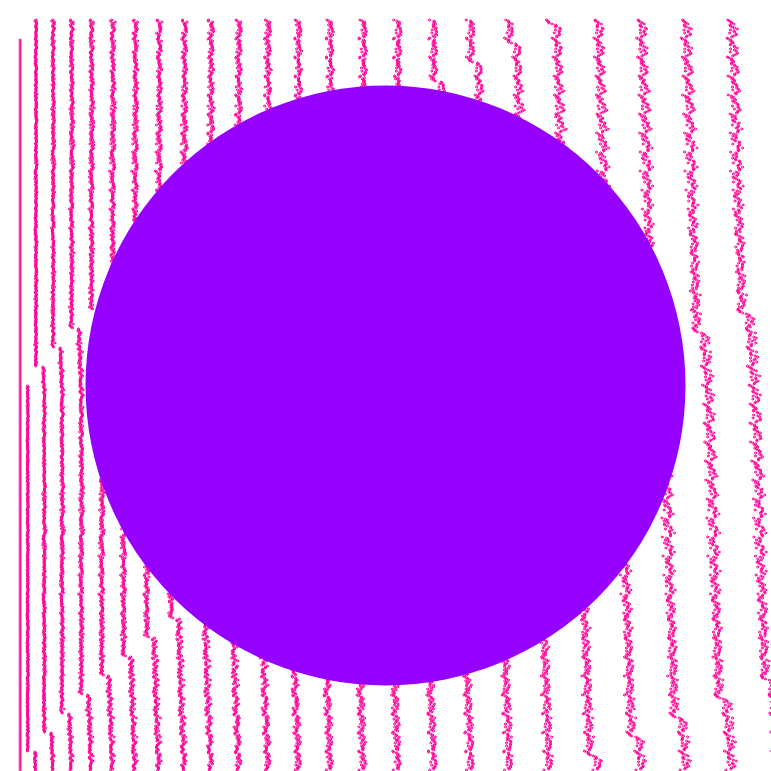
Frame 1 (no input)
Frame 60 (no input): identical to frame 1, image omitted
Frame 120 (the mouse pressed at the canvas centre since frame 60): identical to frame 1, image omitted

The p5.js sketch that drew this single still picture (run headless with seeded random() and noise() and a simulated clock; from frame 60 on, the mouse is pressed at the canvas centre):

// p5.js sketch
// ── sketch.js
let pastLine = [];
let currLine = [];

function setup() {
  // put setup code here
  createCanvas(771, 771);
  background(255);
  let r = 2;
  stroke(255, 0, 150);
  noFill();
  for (i = 20; i < width - 20; i = i + 2) {
    for (j = 20; j < height; j++) {
      if(currLine.length < 366) {
        ellipse(i, j * 2, r, r);
        currLine.push(i);
      } else {
        let pastPoint = currLine.shift();
        let newX = pastPoint + noise(j) * 2 + (i/3)
        ellipse(newX, j, r, r);
        currLine.push(newX);
      }
    }
  }
  fill(150, 0, 255);
  noStroke();
  ellipse(height/2, width/2, 600, 600);
}

function draw() {
  // put drawing code here

}
